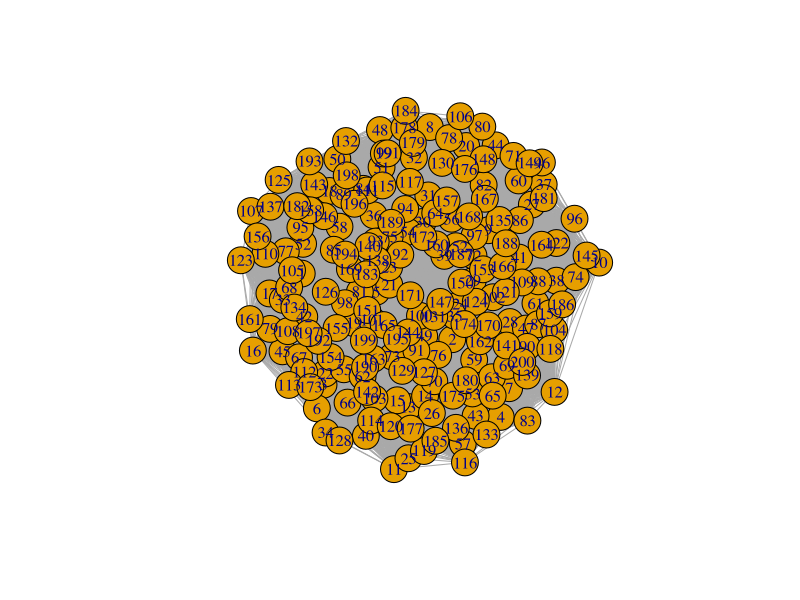
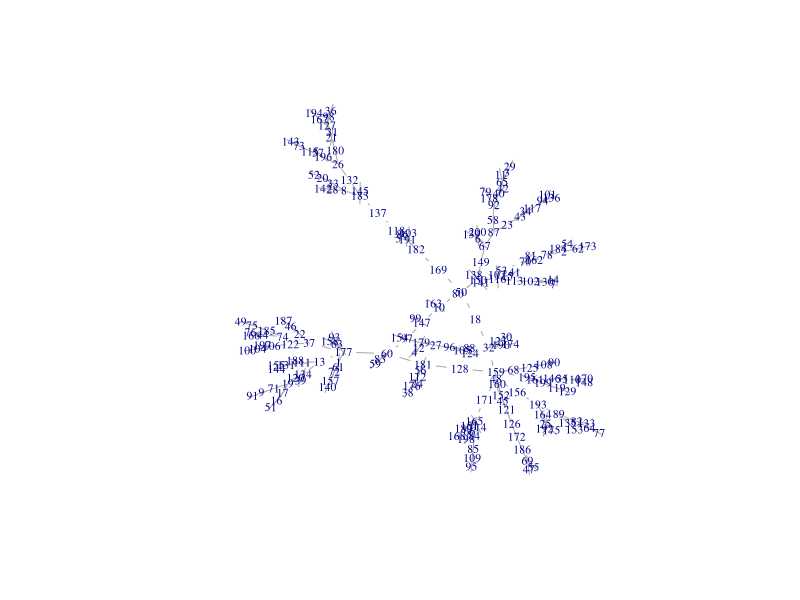

Write the R code that produced these figures, in order.
M<-matrix(runif(200*200, min=0, max=100), ncol=200)
diag(M)<-0
head(M[,1:6])
dim(M)
library(igraph)
g<-graph.adjacency(M, mode= "undirected", weighted=TRUE)
plot(g)
M<- -M
head(M[,1:6])
g<-graph.adjacency(M, mode= "undirected", weighted=TRUE)
MST<-minimum.spanning.tree(g)
plot(MST,vertex.shape="none",vertex.label.cex=.7)
A<-get.adjacency(MST,sparse=F)
head(A)
write.graph(MST,file="g.gml",format = "gml")
write.csv(A,file="Adyacentes.csv")

